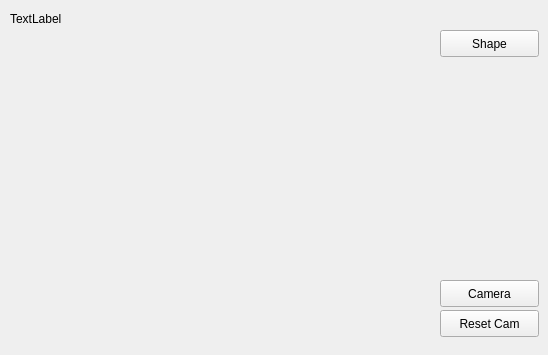
<?xml version="1.0" encoding="UTF-8"?>
<ui version="4.0">
 <class>MainWindow</class>
 <widget class="QMainWindow" name="MainWindow">
  <property name="geometry">
   <rect>
    <x>0</x>
    <y>0</y>
    <width>548</width>
    <height>355</height>
   </rect>
  </property>
  <property name="windowTitle">
   <string>MainWindow</string>
  </property>
  <widget class="QWidget" name="centralWidget">
   <widget class="QPushButton" name="bCameraControl">
    <property name="geometry">
     <rect>
      <x>440</x>
      <y>280</y>
      <width>99</width>
      <height>27</height>
     </rect>
    </property>
    <property name="text">
     <string>Camera</string>
    </property>
    <property name="checkable">
     <bool>true</bool>
    </property>
    <property name="checked">
     <bool>false</bool>
    </property>
   </widget>
   <widget class="Glwidget" name="widget" native="true">
    <property name="geometry">
     <rect>
      <x>10</x>
      <y>30</y>
      <width>421</width>
      <height>311</height>
     </rect>
    </property>
   </widget>
   <widget class="QLabel" name="label">
    <property name="geometry">
     <rect>
      <x>10</x>
      <y>10</y>
      <width>421</width>
      <height>17</height>
     </rect>
    </property>
    <property name="text">
     <string>TextLabel</string>
    </property>
   </widget>
   <widget class="QPushButton" name="bShape">
    <property name="geometry">
     <rect>
      <x>440</x>
      <y>30</y>
      <width>99</width>
      <height>27</height>
     </rect>
    </property>
    <property name="text">
     <string>Shape</string>
    </property>
   </widget>
   <widget class="QPushButton" name="bResetCam">
    <property name="geometry">
     <rect>
      <x>440</x>
      <y>310</y>
      <width>99</width>
      <height>27</height>
     </rect>
    </property>
    <property name="text">
     <string>Reset Cam</string>
    </property>
    <property name="checked">
     <bool>false</bool>
    </property>
   </widget>
  </widget>
 </widget>
 <layoutdefault spacing="6" margin="11"/>
 <customwidgets>
  <customwidget>
   <class>Glwidget</class>
   <extends>QWidget</extends>
   <header>glwidget.h</header>
   <container>1</container>
  </customwidget>
 </customwidgets>
 <resources/>
 <connections/>
</ui>
